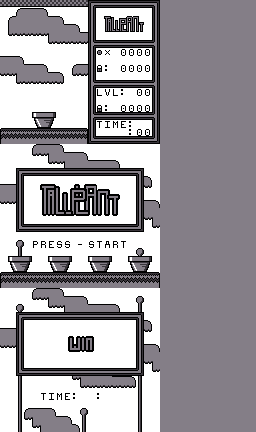

Below is a game level as drawn by its tile map, then a one-line description and the .tmx file that defines it, in full:
An orthogonal 32x54 tile map with 8x8 px tiles, 1 tile layer (Tile Layer 1).

<map version="1.9" tiledversion="1.9.0" orientation="orthogonal" renderorder="right-down" width="32" height="54" tilewidth="8" tileheight="8" infinite="0" nextlayerid="3" nextobjectid="2">
 <tileset firstgid="1" name="lol" tilewidth="8" tileheight="8" tilecount="140" columns="4">
  <image source="lol.png" width="32" height="280" />
 </tileset>
 <layer id="1" name="Tile Layer 1" width="32" height="54">
  <data encoding="csv">
17,17,17,17,17,17,17,17,17,17,17,12,23,23,23,23,23,23,23,22,29,29,29,29,29,29,29,29,29,29,29,29,
1,1,25,26,26,27,1,1,1,1,1,16,1,1,1,1,1,1,1,16,29,29,29,29,29,29,29,29,29,29,29,29,
1,25,29,29,29,29,26,27,1,1,1,16,1,36,41,42,43,44,1,16,29,29,29,29,29,29,29,29,29,29,29,29,
1,32,29,29,29,29,29,29,26,27,1,16,1,40,45,46,47,48,1,16,29,29,29,29,29,29,29,29,29,29,29,29,
1,30,28,28,28,28,24,29,29,29,26,16,1,1,1,1,1,1,1,16,29,29,29,29,29,29,29,29,29,29,29,29,
1,1,1,1,1,1,30,28,28,28,28,18,23,23,23,23,23,23,23,19,29,29,29,29,29,29,29,29,29,29,29,29,
1,1,1,1,1,1,1,1,1,1,1,16,75,76,1,77,77,77,77,16,29,29,29,29,29,29,29,29,29,29,29,29,
26,26,27,1,1,1,1,1,1,1,1,16,1,1,1,1,1,1,1,16,29,29,29,29,29,29,29,29,29,29,29,29,
29,29,29,26,26,27,1,1,1,25,26,16,87,88,1,77,77,77,77,16,29,29,29,29,29,29,29,29,29,29,29,29,
28,28,24,29,29,29,26,27,1,30,28,16,1,1,1,1,1,1,1,16,29,29,29,29,29,29,29,29,29,29,29,29,
1,1,30,28,28,28,28,31,1,1,1,18,23,23,23,23,23,23,23,19,29,29,29,29,29,29,29,29,29,29,29,29,
1,1,1,1,1,1,1,1,1,1,1,16,60,70,60,88,1,77,77,16,29,29,29,29,29,29,29,29,29,29,29,29,
1,1,1,1,1,1,1,1,1,1,1,16,1,1,1,1,1,1,1,16,29,29,29,29,29,29,29,29,29,29,29,29,
1,1,1,1,1,1,1,1,1,1,1,16,87,88,1,77,77,77,77,16,29,29,29,29,29,29,29,29,29,29,29,29,
1,1,1,1,33,34,35,1,1,1,1,18,23,23,23,23,23,23,23,19,29,29,29,29,29,29,29,29,29,29,29,29,
1,1,1,1,37,38,39,1,1,1,1,16,68,57,61,53,88,1,1,16,29,29,29,29,29,29,29,29,29,29,29,29,
9,10,10,10,10,10,10,10,10,10,11,16,1,1,1,1,88,77,77,16,29,29,29,29,29,29,29,29,29,29,29,29,
13,14,14,14,14,14,14,14,14,14,15,20,23,23,23,23,23,23,23,21,29,29,29,29,29,29,29,29,29,29,29,29,
1,1,1,1,25,26,26,27,1,1,1,1,1,1,1,1,1,1,1,1,29,29,29,29,29,29,29,29,29,29,29,29,
1,1,1,1,30,28,24,29,26,26,27,1,1,1,1,1,1,1,1,1,29,29,29,29,29,29,29,29,29,29,29,29,
1,1,1,1,1,1,30,28,24,29,29,26,26,26,27,1,1,1,1,1,29,29,29,29,29,29,29,29,29,29,29,29,
1,1,12,23,23,23,23,23,23,23,23,23,23,23,23,23,23,22,1,1,29,29,29,29,29,29,29,29,29,29,29,29,
1,1,16,1,1,1,1,1,1,1,1,1,1,1,1,1,1,16,27,1,29,29,29,29,29,29,29,29,29,29,29,29,
26,26,16,1,1,95,96,93,94,109,110,111,112,125,126,1,1,16,31,1,29,29,29,29,29,29,29,29,29,29,29,29,
29,29,16,1,1,99,100,97,98,113,114,115,116,129,130,1,1,16,1,1,29,29,29,29,29,29,29,29,29,29,29,29,
28,28,16,1,1,103,104,101,102,117,118,119,120,127,128,1,1,16,26,27,29,29,29,29,29,29,29,29,29,29,29,29,
1,1,16,1,1,107,108,105,106,121,122,123,124,131,132,1,1,16,29,29,29,29,29,29,29,29,29,29,29,29,29,29,
1,1,16,1,1,1,1,1,1,1,1,1,1,1,1,1,1,16,28,24,29,29,29,29,29,29,29,29,29,29,29,29,
1,1,20,23,23,23,23,23,23,23,23,23,23,23,23,23,23,21,1,30,29,29,29,29,29,29,29,29,29,29,29,29,
1,1,1,1,1,1,1,1,1,1,1,1,1,1,1,1,1,1,1,1,29,29,29,29,29,29,29,29,29,29,29,29,
1,1,90,1,64,66,53,67,67,91,92,67,68,49,66,68,1,1,1,1,29,29,29,29,29,29,29,29,29,29,29,29,
1,1,89,1,1,1,1,1,1,1,1,1,1,1,1,1,1,90,1,1,29,29,29,29,29,29,29,29,29,29,29,29,
1,33,34,35,1,1,33,34,35,1,1,33,34,35,1,1,33,34,35,1,29,29,29,29,29,29,29,29,29,29,29,29,
1,37,38,39,1,1,37,38,39,1,1,37,38,39,1,1,37,38,39,1,29,29,29,29,29,29,29,29,29,29,29,29,
9,10,10,10,10,10,10,10,10,10,10,10,10,10,10,10,10,10,10,11,29,29,29,29,29,29,29,29,29,29,29,29,
13,14,14,14,14,14,14,14,14,14,14,14,14,14,14,14,14,14,14,15,29,29,29,29,29,29,29,29,29,29,29,29,
1,1,1,1,25,26,26,27,1,1,1,1,1,1,1,1,1,1,1,1,29,29,29,29,29,29,29,29,29,29,29,29,
1,1,1,1,30,28,24,29,26,26,27,1,1,1,1,1,1,90,1,1,29,29,29,29,29,29,29,29,29,29,29,29,
1,1,90,1,1,1,30,28,24,29,29,26,26,26,27,1,1,89,1,1,29,29,29,29,29,29,29,29,29,29,29,29,
1,1,12,23,23,23,23,23,23,23,23,23,23,23,23,23,23,22,1,1,29,29,29,29,29,29,29,29,29,29,29,29,
1,1,16,1,1,1,1,1,1,1,1,1,1,1,1,1,1,16,27,1,29,29,29,29,29,29,29,29,29,29,29,29,
26,26,16,1,1,1,1,1,1,1,1,1,1,1,126,1,1,16,31,1,29,29,29,29,29,29,29,29,29,29,29,29,
29,29,16,1,1,1,1,1,133,134,135,136,1,1,1,1,1,16,1,1,29,29,29,29,29,29,29,29,29,29,29,29,
28,28,16,1,1,1,1,1,73,74,71,72,1,1,1,1,1,16,26,27,29,29,29,29,29,29,29,29,29,29,29,29,
1,1,16,1,1,1,1,1,1,1,1,1,1,1,1,1,1,16,29,29,29,29,29,29,29,29,29,29,29,29,29,29,
1,1,16,1,1,1,1,1,1,1,1,1,1,1,1,1,1,16,28,24,29,29,29,29,29,29,29,29,29,29,29,29,
1,1,20,23,23,23,23,23,23,23,23,23,23,23,23,23,23,21,1,30,29,29,29,29,29,29,29,29,29,29,29,29,
1,1,89,1,1,1,1,1,1,30,24,29,29,29,26,26,27,89,1,1,29,29,29,29,29,29,29,29,29,29,29,29,
1,1,89,1,1,1,1,1,1,1,30,28,28,28,28,28,31,89,1,1,29,29,29,29,29,29,29,29,29,29,29,29,
1,1,89,1,1,68,57,61,53,88,1,1,88,1,1,1,1,89,1,1,29,29,29,29,29,29,29,29,29,29,29,29,
1,1,89,1,1,1,1,1,1,1,1,1,1,1,1,1,1,89,1,1,29,29,29,29,29,29,29,29,29,29,29,29,
1,1,89,25,26,26,27,1,1,1,90,1,1,1,1,1,1,89,1,1,29,29,29,29,29,29,29,29,29,29,29,29,
1,1,89,30,24,29,29,26,27,1,89,1,1,1,1,1,1,89,1,1,29,29,29,29,29,29,29,29,29,29,29,29,
1,1,89,1,30,24,29,29,29,27,89,1,1,1,1,1,1,89,1,1,29,29,29,29,29,29,29,29,29,29,29,29
</data>
 </layer>
</map>